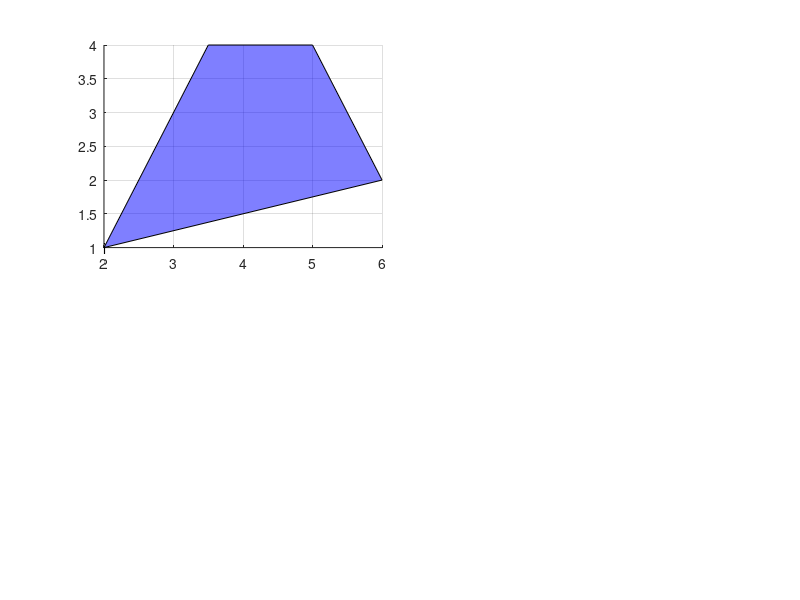

MATLAB code to generate this figure: (Note: this script raises an error after producing the figure.)
%%               E D U C A T I O N A L      S N I P P E T S                     
%__________________________________________________________________________
% 
%                       Finite Element Methods
%                     Developed by SHAHROKH SHAHI 
%                           (www.sshahi.com)
%
%                   Georgia Institute of Technology
%__________________________________________________________________________
%
% Iso-parametric formulation    
% Quad elements shape functions
% (similar to demo4 with different node numbering in global coordinates)
%
%% Initial Setup 
clc
clear
% close all

format short g
format compact

% adding library folder(s) to the path
path = mfilename('fullpath');
path(end-length(mfilename):end)=[];
addpath(fullfile(path,'lib'))

%% General Information


nDim = 2;      % number of dimensions (2D)
nDof = 2;      % number of degrees of freedom
nElemNode = 4; % number of nodes per elements

%              [1]   [2]   [3]   [4]
coordinates = [ 2     6     5     3.5     %  x
                1     2     4     4];     %  y
            
x = coordinates(1,:);
y = coordinates(2,:);


                   %   [1]    [2]    [3]    [4]  
naturalCoordinates = [ -1     -1      1      1
                       -1      1      1     -1 ];

xi = naturalCoordinates(1,:);
eta= naturalCoordinates(2,:);


fig = figure(1); 
clf(fig);

axes(1) = subplot(2,4,[1,2]);
set(axes(1),'Tag','global')
hold(axes(1),'on');
grid(axes(1),'on')
% plot(axes(1),x,y,'O')
patch(axes(1),x,y,'b','FaceAlpha',0.5)
nodeNumbers = {'i','l','k','j'};
for i = 1 : size(coordinates,2)
    txt = text(axes(1),x(i),y(i),nodeNumbers{i});
    txt.BackgroundColor = 'c';
    txt.FontSize = 15;
    txt.FontWeight = 'Bold';
end
axis(axes(1),[2 7 0 6])
axis(axes(1),'equal')

axes(2) = subplot(2,4,[3,4]);
set(axes(2),'Tag','local')
hold(axes(2),'on');
grid(axes(2),'on')
% plot(axes(1),x,y,'O')
patch(axes(2),xi,eta,'g','FaceAlpha',0.5)
for i = 1 : size(coordinates,2)
    txt = text(axes(2),xi(i),eta(i),num2str(i));
    txt.BackgroundColor = 'y';
    txt.FontSize = 15;
    txt.FontWeight = 'Bold';
end

axis(axes(2),[-2 2 -2 2])
axis(axes(2),'equal')
ax(1) = line(axes(2),axes(2).XLim,[0 0]);
ax(2) = line(axes(2),[0 0],axes(2).YLim);
set(ax,'LineWidth',2,'Color','k')
axLabel(1) = text(axes(2),axes(2).XLim(2),0,'\xi');
axLabel(2) = text(axes(2),0,axes(2).YLim(2),'\eta');
set(axLabel,'FontSize',20)
set(axLabel,'BackgroundColor','y')

%% Working with Shape Functions


for iNode = 1 : nElemNode
    N = shapefunctions(nDim,nElemNode,[xi(iNode),eta(iNode)]);
end

xiRange  = -1 : .1 : 1;
etaRange = -1 : .1 : 1; 

[XI,ETA] = meshgrid(xiRange,etaRange);
Z(:,:,nElemNode) = zeros(size(XI));
for i = 1 : length(xiRange)
    for j = 1 : length(etaRange)
        for k = 1 : nElemNode
            N = shapefunctions(nDim,nElemNode,[xiRange(i),etaRange(j)]);
            Z(i,j,k) = N(k);
        end
    end
end


for k = 1 : nElemNode
    idx = k + 2;
    axes(idx) = subplot(2,4,4+k);
    set(axes(idx),'Tag','N');
    set(axes(idx),'UserData',k);
    hold(axes(idx),'on');
    grid(axes(idx),'on');
    surfc(axes(idx),XI,ETA,Z(:,:,k),'FaceAlpha',0.5);
    view(axes(idx),[30,27])
    axis(axes(idx),'equal')
    
    ax(1) = line(axes(idx),axes(idx).XLim,[0 0],[0,0]);
    ax(2) = line(axes(idx),[0 0],axes(idx).YLim,[0,0]);
    ax(3) = line(axes(idx),[0 0],[0,0],axes(idx).ZLim);
    set(ax,'LineWidth',2,'Color','k')
    axLabel(1) = text(axes(idx),axes(idx).XLim(2),0,'\xi');
    axLabel(2) = text(axes(idx),0,axes(idx).YLim(2),'\eta');
    set(axLabel,'FontSize',10)
    set(axLabel,'BackgroundColor','none')

    patch(axes(idx),xi,eta,'o','FaceAlpha',0.2)
    
    for i = 1 : size(coordinates,2)
        txt = text(axes(idx),xi(i),eta(i),num2str(i));
        txt.BackgroundColor = 'y';
        txt.FontSize = 10;
        txt.FontWeight = 'Bold';
    end
end    

%% Pick a point in natural coordinates:
xi_pick  = 0.5;
eta_pick = 0.5;


plot(axes(2),xi_pick,eta_pick,'r*','Tag','mapPoint')

N = shapefunctions(nDim,nElemNode,[xi_pick,eta_pick]);
xyMap = coordinates * N;
h = plot(axes(1),xyMap(1),xyMap(2),'r*','Tag','mapPoint');



fig.UserData = coordinates;
set (gcf, 'WindowButtonMotionFcn', @mouseMove);


%% export figure
fig.Position = [50, 50, 1400,800];
% exportgraphics(fig, [mfilename,'.pdf'], 'ContentType','vector')
% exportgraphics(fig, [mfilename,'.png'], 'ContentType','image')

%%
function mouseMove (object, eventdata)

axes = object.Children;
coordinates = object.UserData;

axesGlobal = findobj(axes,'Tag','global');
axesLocal  = findobj(axes,'Tag','local');
axesN      = findobj(axes,'Tag','N');

C2 = get (axesLocal, 'CurrentPoint');

xi = C2(1,1);
eta= C2(1,2);

C1 = get (axes(3), 'CurrentPoint');
x = C1(1,1);
y = C1(1,2);


if abs(xi)<=1 && abs(eta)<=1
    titleTxt = sprintf('(%f , %f) \n',xi,eta);
    title(axesLocal, ['(\xi,\eta)  =  ',titleTxt]);

    N = shapefunctions(2,4,[xi,eta]);
    xyMap = coordinates * N;
    
    titleTxt = sprintf('(X,Y) = (%f , %f) \n',xyMap(1),xyMap(2));
    title(axesGlobal, titleTxt);
    
    points = findobj(object,'Tag','mapPoint');
    set(points,'Visible','off')
    h(1) = plot(axesLocal, xi,eta,'r*','Tag','mapPoint');
    h(2) = plot(axesGlobal,xyMap(1),xyMap(2),'r*','Tag','mapPoint');
    
    
    tmp = N(2); N(2) = N(4); N(4)=tmp;
    for k = 1 : length(axesN)
        
        axx = findobj(axesN,'UserData',k);
        h(k) = plot(axx, xi,eta,'rO','Tag','mapPoint');
        title (axx,['N_',num2str(k),'=',num2str(N(k))])
        
        plot3(axx,xi,eta,N(k),'r.','Tag','mapPoint','MarkerSize',10)
    end
    set(h,'MarkerSize',6)
    set(h,'MarkerFaceColor','r')
end


if (x >= axes(3).XLim(1))&&(x <= axes(3).XLim(2))&&...
   (y >= axes(3).YLim(1))&&(y <= axes(3).YLim(2))


end

end



%%
function mouseMove1 (object, eventdata)

axes = object.Children;
C = get (axes(2), 'CurrentPoint');
title(axes(2), ['(X,Y) = (', num2str(C(1,1)), ', ',num2str(C(1,2)), ')']);


coordinates = object.UserData;

xi = C(1,1);
eta= C(1,2);

if abs(xi)<=1 && abs(eta)<=1
    N = shapefunctions(2,4,[xi,eta]);
    xyMap = coordinates * N;
    title(axes(3), ['(X,Y) = (',num2str(xyMap(1)),',',num2str(xyMap(2)),')']);
    
    points = findobj(axes(3),'Tag','mapPoint');
    set(points,'Visible','off')
    h = plot(axes(3),xyMap(1),xyMap(2),'r*');
    set(h,'Tag','mapPoint')
end

end
